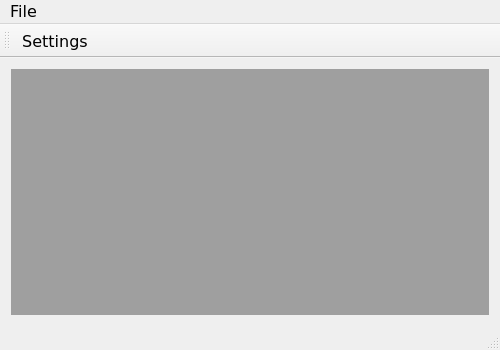
<?xml version="1.0" encoding="UTF-8"?>
<ui version="4.0">
 <class>MainWindow</class>
 <widget class="QMainWindow" name="MainWindow">
  <property name="geometry">
   <rect>
    <x>0</x>
    <y>0</y>
    <width>500</width>
    <height>350</height>
   </rect>
  </property>
  <property name="font">
   <font>
    <family>Verdana</family>
    <pointsize>12</pointsize>
   </font>
  </property>
  <property name="windowTitle">
   <string>Call Dialog</string>
  </property>
  <widget class="QWidget" name="centralWidget">
   <layout class="QVBoxLayout" name="verticalLayout">
    <item>
     <widget class="QMdiArea" name="mdiArea"/>
    </item>
   </layout>
  </widget>
  <widget class="QMenuBar" name="menuBar">
   <property name="geometry">
    <rect>
     <x>0</x>
     <y>0</y>
     <width>500</width>
     <height>24</height>
    </rect>
   </property>
   <widget class="QMenu" name="menuSettings">
    <property name="title">
     <string>File</string>
    </property>
    <addaction name="actionSettings"/>
   </widget>
   <addaction name="menuSettings"/>
  </widget>
  <widget class="QToolBar" name="mainToolBar">
   <attribute name="toolBarArea">
    <enum>TopToolBarArea</enum>
   </attribute>
   <attribute name="toolBarBreak">
    <bool>false</bool>
   </attribute>
   <addaction name="actionSettings"/>
  </widget>
  <widget class="QStatusBar" name="statusBar"/>
  <action name="actionSettings">
   <property name="text">
    <string>Settings</string>
   </property>
  </action>
 </widget>
 <layoutdefault spacing="6" margin="11"/>
 <resources/>
 <connections/>
</ui>
